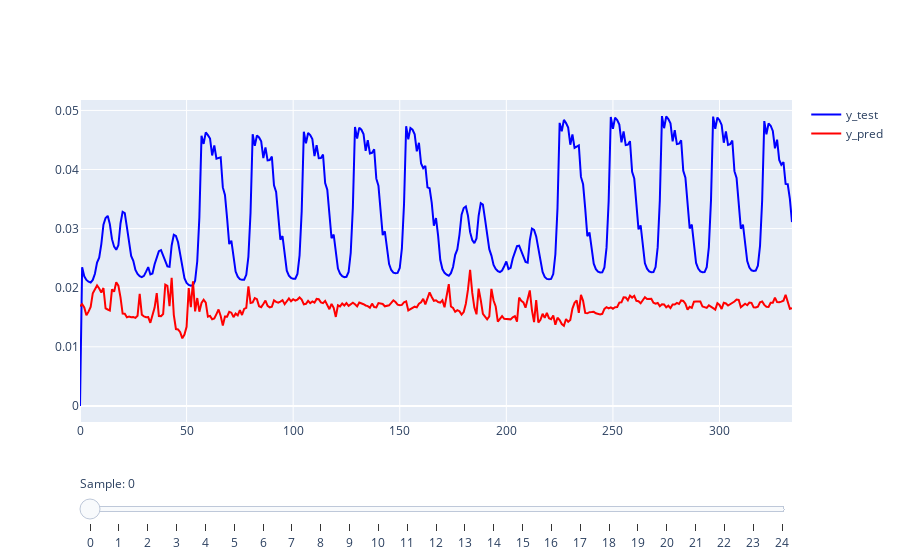

Source (notebook cell):
### Code cell
fig

### Figure 1 — Plotly figure (JSON) as saved in the notebook; plotly's stock layout.template omitted (floating-point values rounded to 4 significant figures; data arrays with more than 128 entries replaced by an {"elided": "..."} marker saying what was removed)
{"data": [{"line": {"color": "blue"}, "mode": "lines", "name": "y_test", "type": "scatter", "x": {"elided": "335 int values"}, "y": {"elided": "335 float values"}}, {"line": {"color": "red"}, "mode": "lines", "name": "y_pred", "type": "scatter", "x": {"elided": "335 int values"}, "y": {"elided": "335 float values"}}], "layout": {"sliders": [{"active": 0, "currentvalue": {"prefix": "Sample: "}, "pad": {"t": 50}, "steps": [{"args": [{"x": {"elided": "2x335 int values"}, "y": [0, 0.01684]}, {"title": "Sample 0"}], "label": "0", "method": "update"}, {"args": [{"x": {"elided": "2x335 int values"}, "y": [0.02346, 0.01723]}, {"title": "Sample 1"}], "label": "1", "method": "update"}, {"args": [{"x": {"elided": "2x335 int values"}, "y": [0.02193, 0.01667]}, {"title": "Sample 2"}], "label": "2", "method": "update"}, {"args": [{"x": {"elided": "2x335 int values"}, "y": [0.02132, 0.01533]}, {"title": "Sample 3"}], "label": "3", "method": "update"}, {"args": [{"x": {"elided": "2x335 int values"}, "y": [0.02102, 0.01595]}, {"title": "Sample 4"}], "label": "4", "method": "update"}, {"args": [{"x": {"elided": "2x335 int values"}, "y": [0.02086, 0.01676]}, {"title": "Sample 5"}], "label": "5", "method": "update"}, {"args": [{"x": {"elided": "2x335 int values"}, "y": [0.02132, 0.01907]}, {"title": "Sample 6"}], "label": "6", "method": "update"}, {"args": [{"x": {"elided": "2x335 int values"}, "y": [0.02236, 0.01984]}, {"title": "Sample 7"}], "label": "7", "method": "update"}, {"args": [{"x": {"elided": "2x335 int values"}, "y": [0.02426, 0.02038]}, {"title": "Sample 8"}], "label": "8", "method": "update"}, {"args": [{"x": {"elided": "2x335 int values"}, "y": [0.02508, 0.01987]}, {"title": "Sample 9"}], "label": "9", "method": "update"}, {"args": [{"x": {"elided": "2x335 int values"}, "y": [0.02738, 0.01919]}, {"title": "Sample 10"}], "label": "10", "method": "update"}, {"args": [{"x": {"elided": "2x335 int values"}, "y": [0.03068, 0.01995]}, {"title": "Sample 11"}], "label": "11", "method": "update"}, {"args": [{"x": {"elided": "2x335 int values"}, "y": [0.0318, 0.0165]}, {"title": "Sample 12"}], "label": "12", "method": "update"}, {"args": [{"x": {"elided": "2x335 int values"}, "y": [0.03216, 0.01632]}, {"title": "Sample 13"}], "label": "13", "method": "update"}, {"args": [{"x": {"elided": "2x335 int values"}, "y": [0.03076, 0.01616]}, {"title": "Sample 14"}], "label": "14", "method": "update"}, {"args": [{"x": {"elided": "2x335 int values"}, "y": [0.02822, 0.01972]}, {"title": "Sample 15"}], "label": "15", "method": "update"}, {"args": [{"x": {"elided": "2x335 int values"}, "y": [0.02695, 0.01933]}, {"title": "Sample 16"}], "label": "16", "method": "update"}, {"args": [{"x": {"elided": "2x335 int values"}, "y": [0.02642, 0.02092]}, {"title": "Sample 17"}], "label": "17", "method": "update"}, {"args": [{"x": {"elided": "2x335 int values"}, "y": [0.02718, 0.02035]}, {"title": "Sample 18"}], "label": "18", "method": "update"}, {"args": [{"x": {"elided": "2x335 int values"}, "y": [0.03086, 0.01837]}, {"title": "Sample 19"}], "label": "19", "method": "update"}, {"args": [{"x": {"elided": "2x335 int values"}, "y": [0.03285, 0.01561]}, {"title": "Sample 20"}], "label": "20", "method": "update"}, {"args": [{"x": {"elided": "2x335 int values"}, "y": [0.03264, 0.0156]}, {"title": "Sample 21"}], "label": "21", "method": "update"}, {"args": [{"x": {"elided": "2x335 int values"}, "y": [0.03027, 0.01499]}, {"title": "Sample 22"}], "label": "22", "method": "update"}, {"args": [{"x": {"elided": "2x335 int values"}, "y": [0.02758, 0.01512]}, {"title": "Sample 23"}], "label": "23", "method": "update"}, {"args": [{"x": {"elided": "2x335 int values"}, "y": [0.02538, 0.01499]}, {"title": "Sample 24"}], "label": "24", "method": "update"}]}]}}
